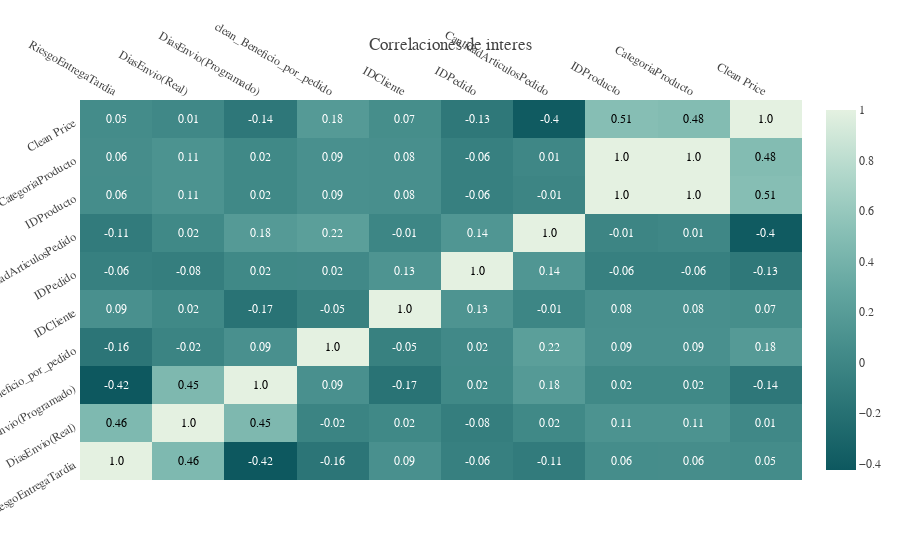

The cell this chart's notebook holds for it:
### Code cell
# Correlaciones de interes
corr=plot_df_reducido.corr()
x = corr.columns.tolist() 
y = corr.index.tolist()
z = corr.values
text = corr.values.round(2)

fig = ff.create_annotated_heatmap(z=z, x=x, y=y, annotation_text=text, colorscale='mint', 
                                  reversescale=True, showscale=True,
                                  hovertemplate="Correlation of %{x} and %{y}= %{z:.3f}")
fig.update_layout(template=temp, title="Correlaciones de interes", yaxis_tickangle=-30)
fig.show()

### Figure 1 — Plotly figure (JSON) as saved in the notebook; plotly's stock layout.template omitted (floating-point values rounded to 4 significant figures)
{"data": [{"colorscale": [[0, "rgb(228, 241, 225)"], [0.1667, "rgb(180, 217, 204)"], [0.3333, "rgb(137, 192, 182)"], [0.5, "rgb(99, 166, 160)"], [0.6667, "rgb(68, 140, 138)"], [0.8333, "rgb(40, 114, 116)"], [1, "rgb(13, 88, 95)"]], "hovertemplate": "Correlation of %{x} and %{y}= %{z:.3f}", "reversescale": true, "showscale": true, "type": "heatmap", "x": ["RiesgoEntregaTardia", "DiasEnvio(Real)", "DiasEnvio(Programado)", "clean_Beneficio_por_pedido", "IDCliente", "IDPedido", "CantidadArticulosPedido", "IDProducto", "CategoriaProducto", "Clean Price"], "y": ["RiesgoEntregaTardia", "DiasEnvio(Real)", "DiasEnvio(Programado)", "clean_Beneficio_por_pedido", "IDCliente", "IDPedido", "CantidadArticulosPedido", "IDProducto", "CategoriaProducto", "Clean Price"], "z": [[1, 0.4569, -0.4247, -0.1561, 0.08978, -0.05919, -0.1063, 0.06065, 0.06232, 0.05005], [0.4569, 1, 0.454, -0.02293, 0.01962, -0.07851, 0.0183, 0.1114, 0.113, 0.01352], [-0.4247, 0.454, 1, 0.08878, -0.1747, 0.01825, 0.1825, 0.01854, 0.02031, -0.1381], [-0.1561, -0.02293, 0.08878, 1, -0.05257, 0.02464, 0.2225, 0.08901, 0.08917, 0.1801], [0.08978, 0.01962, -0.1747, -0.05257, 1, 0.1276, -0.006472, 0.08028, 0.07965, 0.06561], [-0.05919, -0.07851, 0.01825, 0.02464, 0.1276, 1, 0.1433, -0.0584, -0.05587, -0.1282], [-0.1063, 0.0183, 0.1825, 0.2225, -0.006472, 0.1433, 1, -0.01251, 0.00508, -0.3982], [0.06065, 0.1114, 0.01854, 0.08901, 0.08028, -0.0584, -0.01251, 1, 0.9988, 0.5067], [0.06232, 0.113, 0.02031, 0.08917, 0.07965, -0.05587, 0.00508, 0.9988, 1, 0.4848], [0.05005, 0.01352, -0.1381, 0.1801, 0.06561, -0.1282, -0.3982, 0.5067, 0.4848, 1]]}], "layout": {"annotations": [{"font": {"color": "#000000"}, "showarrow": false, "text": "1.0", "x": "RiesgoEntregaTardia", "xref": "x", "y": "RiesgoEntregaTardia", "yref": "y"}, {"font": {"color": "#000000"}, "showarrow": false, "text": "0.46", "x": "DiasEnvio(Real)", "xref": "x", "y": "RiesgoEntregaTardia", "yref": "y"}, {"font": {"color": "#FFFFFF"}, "showarrow": false, "text": "-0.42", "x": "DiasEnvio(Programado)", "xref": "x", "y": "RiesgoEntregaTardia", "yref": "y"}, {"font": {"color": "#FFFFFF"}, "showarrow": false, "text": "-0.16", "x": "clean_Beneficio_por_pedido", "xref": "x", "y": "RiesgoEntregaTardia", "yref": "y"}, {"font": {"color": "#FFFFFF"}, "showarrow": false, "text": "0.09", "x": "IDCliente", "xref": "x", "y": "RiesgoEntregaTardia", "yref": "y"}, {"font": {"color": "#FFFFFF"}, "showarrow": false, "text": "-0.06", "x": "IDPedido", "xref": "x", "y": "RiesgoEntregaTardia", "yref": "y"}, {"font": {"color": "#FFFFFF"}, "showarrow": false, "text": "-0.11", "x": "CantidadArticulosPedido", "xref": "x", "y": "RiesgoEntregaTardia", "yref": "y"}, {"font": {"color": "#FFFFFF"}, "showarrow": false, "text": "0.06", "x": "IDProducto", "xref": "x", "y": "RiesgoEntregaTardia", "yref": "y"}, {"font": {"color": "#FFFFFF"}, "showarrow": false, "text": "0.06", "x": "CategoriaProducto", "xref": "x", "y": "RiesgoEntregaTardia", "yref": "y"}, {"font": {"color": "#FFFFFF"}, "showarrow": false, "text": "0.05", "x": "Clean Price", "xref": "x", "y": "RiesgoEntregaTardia", "yref": "y"}, {"font": {"color": "#000000"}, "showarrow": false, "text": "0.46", "x": "RiesgoEntregaTardia", "xref": "x", "y": "DiasEnvio(Real)", "yref": "y"}, {"font": {"color": "#000000"}, "showarrow": false, "text": "1.0", "x": "DiasEnvio(Real)", "xref": "x", "y": "DiasEnvio(Real)", "yref": "y"}, {"font": {"color": "#000000"}, "showarrow": false, "text": "0.45", "x": "DiasEnvio(Programado)", "xref": "x", "y": "DiasEnvio(Real)", "yref": "y"}, {"font": {"color": "#FFFFFF"}, "showarrow": false, "text": "-0.02", "x": "clean_Beneficio_por_pedido", "xref": "x", "y": "DiasEnvio(Real)", "yref": "y"}, {"font": {"color": "#FFFFFF"}, "showarrow": false, "text": "0.02", "x": "IDCliente", "xref": "x", "y": "DiasEnvio(Real)", "yref": "y"}, {"font": {"color": "#FFFFFF"}, "showarrow": false, "text": "-0.08", "x": "IDPedido", "xref": "x", "y": "DiasEnvio(Real)", "yref": "y"}, {"font": {"color": "#FFFFFF"}, "showarrow": false, "text": "0.02", "x": "CantidadArticulosPedido", "xref": "x", "y": "DiasEnvio(Real)", "yref": "y"}, {"font": {"color": "#FFFFFF"}, "showarrow": false, "text": "0.11", "x": "IDProducto", "xref": "x", "y": "DiasEnvio(Real)", "yref": "y"}, {"font": {"color": "#FFFFFF"}, "showarrow": false, "text": "0.11", "x": "CategoriaProducto", "xref": "x", "y": "DiasEnvio(Real)", "yref": "y"}, {"font": {"color": "#FFFFFF"}, "showarrow": false, "text": "0.01", "x": "Clean Price", "xref": "x", "y": "DiasEnvio(Real)", "yref": "y"}, {"font": {"color": "#FFFFFF"}, "showarrow": false, "text": "-0.42", "x": "RiesgoEntregaTardia", "xref": "x", "y": "DiasEnvio(Programado)", "yref": "y"}, {"font": {"color": "#000000"}, "showarrow": false, "text": "0.45", "x": "DiasEnvio(Real)", "xref": "x", "y": "DiasEnvio(Programado)", "yref": "y"}, {"font": {"color": "#000000"}, "showarrow": false, "text": "1.0", "x": "DiasEnvio(Programado)", "xref": "x", "y": "DiasEnvio(Programado)", "yref": "y"}, {"font": {"color": "#FFFFFF"}, "showarrow": false, "text": "0.09", "x": "clean_Beneficio_por_pedido", "xref": "x", "y": "DiasEnvio(Programado)", "yref": "y"}, {"font": {"color": "#FFFFFF"}, "showarrow": false, "text": "-0.17", "x": "IDCliente", "xref": "x", "y": "DiasEnvio(Programado)", "yref": "y"}, {"font": {"color": "#FFFFFF"}, "showarrow": false, "text": "0.02", "x": "IDPedido", "xref": "x", "y": "DiasEnvio(Programado)", "yref": "y"}, {"font": {"color": "#FFFFFF"}, "showarrow": false, "text": "0.18", "x": "CantidadArticulosPedido", "xref": "x", "y": "DiasEnvio(Programado)", "yref": "y"}, {"font": {"color": "#FFFFFF"}, "showarrow": false, "text": "0.02", "x": "IDProducto", "xref": "x", "y": "DiasEnvio(Programado)", "yref": "y"}, {"font": {"color": "#FFFFFF"}, "showarrow": false, "text": "0.02", "x": "CategoriaProducto", "xref": "x", "y": "DiasEnvio(Programado)", "yref": "y"}, {"font": {"color": "#FFFFFF"}, "showarrow": false, "text": "-0.14", "x": "Clean Price", "xref": "x", "y": "DiasEnvio(Programado)", "yref": "y"}, {"font": {"color": "#FFFFFF"}, "showarrow": false, "text": "-0.16", "x": "RiesgoEntregaTardia", "xref": "x", "y": "clean_Beneficio_por_pedido", "yref": "y"}, {"font": {"color": "#FFFFFF"}, "showarrow": false, "text": "-0.02", "x": "DiasEnvio(Real)", "xref": "x", "y": "clean_Beneficio_por_pedido", "yref": "y"}, {"font": {"color": "#FFFFFF"}, "showarrow": false, "text": "0.09", "x": "DiasEnvio(Programado)", "xref": "x", "y": "clean_Beneficio_por_pedido", "yref": "y"}, {"font": {"color": "#000000"}, "showarrow": false, "text": "1.0", "x": "clean_Beneficio_por_pedido", "xref": "x", "y": "clean_Beneficio_por_pedido", "yref": "y"}, {"font": {"color": "#FFFFFF"}, "showarrow": false, "text": "-0.05", "x": "IDCliente", "xref": "x", "y": "clean_Beneficio_por_pedido", "yref": "y"}, {"font": {"color": "#FFFFFF"}, "showarrow": false, "text": "0.02", "x": "IDPedido", "xref": "x", "y": "clean_Beneficio_por_pedido", "yref": "y"}, {"font": {"color": "#FFFFFF"}, "showarrow": false, "text": "0.22", "x": "CantidadArticulosPedido", "xref": "x", "y": "clean_Beneficio_por_pedido", "yref": "y"}, {"font": {"color": "#FFFFFF"}, "showarrow": false, "text": "0.09", "x": "IDProducto", "xref": "x", "y": "clean_Beneficio_por_pedido", "yref": "y"}, {"font": {"color": "#FFFFFF"}, "showarrow": false, "text": "0.09", "x": "CategoriaProducto", "xref": "x", "y": "clean_Beneficio_por_pedido", "yref": "y"}, {"font": {"color": "#FFFFFF"}, "showarrow": false, "text": "0.18", "x": "Clean Price", "xref": "x", "y": "clean_Beneficio_por_pedido", "yref": "y"}, {"font": {"color": "#FFFFFF"}, "showarrow": false, "text": "0.09", "x": "RiesgoEntregaTardia", "xref": "x", "y": "IDCliente", "yref": "y"}, {"font": {"color": "#FFFFFF"}, "showarrow": false, "text": "0.02", "x": "DiasEnvio(Real)", "xref": "x", "y": "IDCliente", "yref": "y"}, {"font": {"color": "#FFFFFF"}, "showarrow": false, "text": "-0.17", "x": "DiasEnvio(Programado)", "xref": "x", "y": "IDCliente", "yref": "y"}, {"font": {"color": "#FFFFFF"}, "showarrow": false, "text": "-0.05", "x": "clean_Beneficio_por_pedido", "xref": "x", "y": "IDCliente", "yref": "y"}, {"font": {"color": "#000000"}, "showarrow": false, "text": "1.0", "x": "IDCliente", "xref": "x", "y": "IDCliente", "yref": "y"}, {"font": {"color": "#FFFFFF"}, "showarrow": false, "text": "0.13", "x": "IDPedido", "xref": "x", "y": "IDCliente", "yref": "y"}, {"font": {"color": "#FFFFFF"}, "showarrow": false, "text": "-0.01", "x": "CantidadArticulosPedido", "xref": "x", "y": "IDCliente", "yref": "y"}, {"font": {"color": "#FFFFFF"}, "showarrow": false, "text": "0.08", "x": "IDProducto", "xref": "x", "y": "IDCliente", "yref": "y"}, {"font": {"color": "#FFFFFF"}, "showarrow": false, "text": "0.08", "x": "CategoriaProducto", "xref": "x", "y": "IDCliente", "yref": "y"}, {"font": {"color": "#FFFFFF"}, "showarrow": false, "text": "0.07", "x": "Clean Price", "xref": "x", "y": "IDCliente", "yref": "y"}, {"font": {"color": "#FFFFFF"}, "showarrow": false, "text": "-0.06", "x": "RiesgoEntregaTardia", "xref": "x", "y": "IDPedido", "yref": "y"}, {"font": {"color": "#FFFFFF"}, "showarrow": false, "text": "-0.08", "x": "DiasEnvio(Real)", "xref": "x", "y": "IDPedido", "yref": "y"}, {"font": {"color": "#FFFFFF"}, "showarrow": false, "text": "0.02", "x": "DiasEnvio(Programado)", "xref": "x", "y": "IDPedido", "yref": "y"}, {"font": {"color": "#FFFFFF"}, "showarrow": false, "text": "0.02", "x": "clean_Beneficio_por_pedido", "xref": "x", "y": "IDPedido", "yref": "y"}, {"font": {"color": "#FFFFFF"}, "showarrow": false, "text": "0.13", "x": "IDCliente", "xref": "x", "y": "IDPedido", "yref": "y"}, {"font": {"color": "#000000"}, "showarrow": false, "text": "1.0", "x": "IDPedido", "xref": "x", "y": "IDPedido", "yref": "y"}, {"font": {"color": "#FFFFFF"}, "showarrow": false, "text": "0.14", "x": "CantidadArticulosPedido", "xref": "x", "y": "IDPedido", "yref": "y"}, {"font": {"color": "#FFFFFF"}, "showarrow": false, "text": "-0.06", "x": "IDProducto", "xref": "x", "y": "IDPedido", "yref": "y"}, {"font": {"color": "#FFFFFF"}, "showarrow": false, "text": "-0.06", "x": "CategoriaProducto", "xref": "x", "y": "IDPedido", "yref": "y"}, {"font": {"color": "#FFFFFF"}, "showarrow": false, "text": "-0.13", "x": "Clean Price", "xref": "x", "y": "IDPedido", "yref": "y"}, {"font": {"color": "#FFFFFF"}, "showarrow": false, "text": "-0.11", "x": "RiesgoEntregaTardia", "xref": "x", "y": "CantidadArticulosPedido", "yref": "y"}, {"font": {"color": "#FFFFFF"}, "showarrow": false, "text": "0.02", "x": "DiasEnvio(Real)", "xref": "x", "y": "CantidadArticulosPedido", "yref": "y"}, {"font": {"color": "#FFFFFF"}, "showarrow": false, "text": "0.18", "x": "DiasEnvio(Programado)", "xref": "x", "y": "CantidadArticulosPedido", "yref": "y"}, {"font": {"color": "#FFFFFF"}, "showarrow": false, "text": "0.22", "x": "clean_Beneficio_por_pedido", "xref": "x", "y": "CantidadArticulosPedido", "yref": "y"}, {"font": {"color": "#FFFFFF"}, "showarrow": false, "text": "-0.01", "x": "IDCliente", "xref": "x", "y": "CantidadArticulosPedido", "yref": "y"}, {"font": {"color": "#FFFFFF"}, "showarrow": false, "text": "0.14", "x": "IDPedido", "xref": "x", "y": "CantidadArticulosPedido", "yref": "y"}, {"font": {"color": "#000000"}, "showarrow": false, "text": "1.0", "x": "CantidadArticulosPedido", "xref": "x", "y": "CantidadArticulosPedido", "yref": "y"}, {"font": {"color": "#FFFFFF"}, "showarrow": false, "text": "-0.01", "x": "IDProducto", "xref": "x", "y": "CantidadArticulosPedido", "yref": "y"}, {"font": {"color": "#FFFFFF"}, "showarrow": false, "text": "0.01", "x": "CategoriaProducto", "xref": "x", "y": "CantidadArticulosPedido", "yref": "y"}, {"font": {"color": "#FFFFFF"}, "showarrow": false, "text": "-0.4", "x": "Clean Price", "xref": "x", "y": "CantidadArticulosPedido", "yref": "y"}, {"font": {"color": "#FFFFFF"}, "showarrow": false, "text": "0.06", "x": "RiesgoEntregaTardia", "xref": "x", "y": "IDProducto", "yref": "y"}, {"font": {"color": "#FFFFFF"}, "showarrow": false, "text": "0.11", "x": "DiasEnvio(Real)", "xref": "x", "y": "IDProducto", "yref": "y"}, {"font": {"color": "#FFFFFF"}, "showarrow": false, "text": "0.02", "x": "DiasEnvio(Programado)", "xref": "x", "y": "IDProducto", "yref": "y"}, {"font": {"color": "#FFFFFF"}, "showarrow": false, "text": "0.09", "x": "clean_Beneficio_por_pedido", "xref": "x", "y": "IDProducto", "yref": "y"}, {"font": {"color": "#FFFFFF"}, "showarrow": false, "text": "0.08", "x": "IDCliente", "xref": "x", "y": "IDProducto", "yref": "y"}, {"font": {"color": "#FFFFFF"}, "showarrow": false, "text": "-0.06", "x": "IDPedido", "xref": "x", "y": "IDProducto", "yref": "y"}, {"font": {"color": "#FFFFFF"}, "showarrow": false, "text": "-0.01", "x": "CantidadArticulosPedido", "xref": "x", "y": "IDProducto", "yref": "y"}, {"font": {"color": "#000000"}, "showarrow": false, "text": "1.0", "x": "IDProducto", "xref": "x", "y": "IDProducto", "yref": "y"}, {"font": {"color": "#000000"}, "showarrow": false, "text": "1.0", "x": "CategoriaProducto", "xref": "x", "y": "IDProducto", "yref": "y"}, {"font": {"color": "#000000"}, "showarrow": false, "text": "0.51", "x": "Clean Price", "xref": "x", "y": "IDProducto", "yref": "y"}, {"font": {"color": "#FFFFFF"}, "showarrow": false, "text": "0.06", "x": "RiesgoEntregaTardia", "xref": "x", "y": "CategoriaProducto", "yref": "y"}, {"font": {"color": "#FFFFFF"}, "showarrow": false, "text": "0.11", "x": "DiasEnvio(Real)", "xref": "x", "y": "CategoriaProducto", "yref": "y"}, {"font": {"color": "#FFFFFF"}, "showarrow": false, "text": "0.02", "x": "DiasEnvio(Programado)", "xref": "x", "y": "CategoriaProducto", "yref": "y"}, {"font": {"color": "#FFFFFF"}, "showarrow": false, "text": "0.09", "x": "clean_Beneficio_por_pedido", "xref": "x", "y": "CategoriaProducto", "yref": "y"}, {"font": {"color": "#FFFFFF"}, "showarrow": false, "text": "0.08", "x": "IDCliente", "xref": "x", "y": "CategoriaProducto", "yref": "y"}, {"font": {"color": "#FFFFFF"}, "showarrow": false, "text": "-0.06", "x": "IDPedido", "xref": "x", "y": "CategoriaProducto", "yref": "y"}, {"font": {"color": "#FFFFFF"}, "showarrow": false, "text": "0.01", "x": "CantidadArticulosPedido", "xref": "x", "y": "CategoriaProducto", "yref": "y"}, {"font": {"color": "#000000"}, "showarrow": false, "text": "1.0", "x": "IDProducto", "xref": "x", "y": "CategoriaProducto", "yref": "y"}, {"font": {"color": "#000000"}, "showarrow": false, "text": "1.0", "x": "CategoriaProducto", "xref": "x", "y": "CategoriaProducto", "yref": "y"}, {"font": {"color": "#000000"}, "showarrow": false, "text": "0.48", "x": "Clean Price", "xref": "x", "y": "CategoriaProducto", "yref": "y"}, {"font": {"color": "#FFFFFF"}, "showarrow": false, "text": "0.05", "x": "RiesgoEntregaTardia", "xref": "x", "y": "Clean Price", "yref": "y"}, {"font": {"color": "#FFFFFF"}, "showarrow": false, "text": "0.01", "x": "DiasEnvio(Real)", "xref": "x", "y": "Clean Price", "yref": "y"}, {"font": {"color": "#FFFFFF"}, "showarrow": false, "text": "-0.14", "x": "DiasEnvio(Programado)", "xref": "x", "y": "Clean Price", "yref": "y"}, {"font": {"color": "#FFFFFF"}, "showarrow": false, "text": "0.18", "x": "clean_Beneficio_por_pedido", "xref": "x", "y": "Clean Price", "yref": "y"}, {"font": {"color": "#FFFFFF"}, "showarrow": false, "text": "0.07", "x": "IDCliente", "xref": "x", "y": "Clean Price", "yref": "y"}, {"font": {"color": "#FFFFFF"}, "showarrow": false, "text": "-0.13", "x": "IDPedido", "xref": "x", "y": "Clean Price", "yref": "y"}, {"font": {"color": "#FFFFFF"}, "showarrow": false, "text": "-0.4", "x": "CantidadArticulosPedido", "xref": "x", "y": "Clean Price", "yref": "y"}, {"font": {"color": "#000000"}, "showarrow": false, "text": "0.51", "x": "IDProducto", "xref": "x", "y": "Clean Price", "yref": "y"}, {"font": {"color": "#000000"}, "showarrow": false, "text": "0.48", "x": "CategoriaProducto", "xref": "x", "y": "Clean Price", "yref": "y"}, {"font": {"color": "#000000"}, "showarrow": false, "text": "1.0", "x": "Clean Price", "xref": "x", "y": "Clean Price", "yref": "y"}], "title": {"text": "Correlaciones de interes"}, "xaxis": {"dtick": 1, "gridcolor": "rgb(0, 0, 0)", "side": "top", "ticks": ""}, "yaxis": {"dtick": 1, "tickangle": -30, "ticks": "", "ticksuffix": "  "}}}
